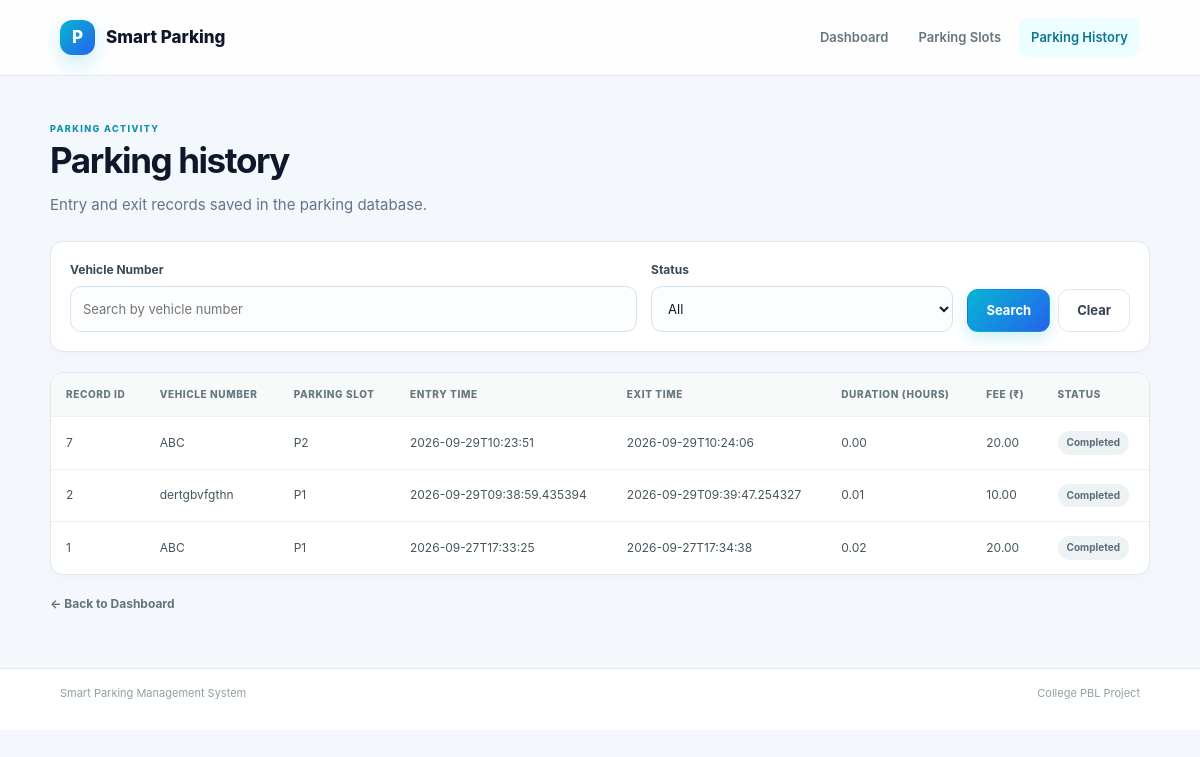
/records (signed in), run on the app's committed database.
### tables this page shows
CREATE TABLE parking_records (
                    id INTEGER PRIMARY KEY AUTOINCREMENT,
                    vehicle_number TEXT NOT NULL,
                    slot_id TEXT NOT NULL,
                    entry_time TEXT NOT NULL,
                    exit_time TEXT,
                    duration REAL,
                    fee REAL,
                    status TEXT NOT NULL
                , user_id INTEGER, vehicle_type TEXT, payment_status TEXT NOT NULL DEFAULT 'Pending', payment_method TEXT, transaction_id TEXT, amount_paid REAL);

### backend/app.py (the view)
@app.route("/records")
@admin_required
def records():
    vehicle_number = request.args.get("vehicle_number", "").strip()
    status = request.args.get("status", "").strip()
    if status not in ["", "Parked", "Completed"]:
        status = ""
    try:
        parking_records = database.search_parking_records(
            vehicle_number=vehicle_number or None,
            status=status or None,
        )
    except sqlite3.Error:
        app.logger.exception("Unable to search parking records")
        return render_template(
            "records.html",
            records=[],
            vehicle_number=vehicle_number,
            selected_status=status,
            error="Unable to load parking records. Please try again.",
        ), 500
    return render_template(
        "records.html",
        records=parking_records,
        vehicle_number=vehicle_number,
        selected_status=status,
    )

### backend/app.py (called while the page is built)
@app.context_processor
def provide_csrf_token():
    return {"csrf_token": csrf_token()}

### backend/auth.py (called while the page is built)
def csrf_token():
    token = session.get("csrf_token")
    if token is None:
        token = secrets.token_urlsafe(32)
        session["csrf_token"] = token
    return token

def _session_user():
    user_id = session.get("user_id")
    if user_id is None:
        return None
    user = database.get_user_by_id(user_id)
    if user is None or not user.get("is_active", 1):
        session.clear()
        return None
    return user

def admin_required(view_function):
    @wraps(view_function)
    def wrapped_view(*args, **kwargs):
        user = _session_user()
        if user is None:
            return redirect(url_for("login", portal="admin"))
        if user["role"] != "admin":
            abort(403)
        g.current_user = user
        return view_function(*args, **kwargs)
    return wrapped_view

### backend/database.py (called while the page is built)
def get_connection():
    os.makedirs(os.path.dirname(os.path.abspath(DATABASE_PATH)), exist_ok=True)
    connection = sqlite3.connect(DATABASE_PATH)
    connection.row_factory = sqlite3.Row
    return connection

def get_user_by_id(user_id):
    users = _rows_as_dicts(
        "SELECT * FROM users WHERE id = ? LIMIT 1",
        (user_id,),
    )
    return users[0] if users else None

def _rows_as_dicts(query, parameters=()):
    with closing(get_connection()) as connection:
        rows = connection.execute(query, parameters).fetchall()
        return [dict(row) for row in rows]

def search_parking_records(vehicle_number=None, status=None):
    query = "SELECT * FROM parking_records"
    conditions = []
    parameters = []
    if vehicle_number:
        conditions.append("UPPER(vehicle_number) LIKE UPPER(?)")
        parameters.append("%" + vehicle_number + "%")
    if status:
        conditions.append("status = ?")
        parameters.append(status)
    if conditions:
        query += " WHERE " + " AND ".join(conditions)
    query += " ORDER BY id DESC"
    return _rows_as_dicts(query, parameters)

### frontend/templates/records.html (shortened to what this page needs)
<!DOCTYPE html>
<html lang="en">
<head>
    <link rel="stylesheet" href="{{ url_for('static', filename='style.css') }}">
</head>
<body>
    <header class="site-header">
        <a class="brand" href="{{ url_for('dashboard') }}"><span class="brand-mark">P</span> Smart Parking</a>
        <nav class="main-nav" aria-label="Main navigation">
            <a href="{{ url_for('dashboard') }}">Dashboard</a>
            <a href="{{ url_for('show_slots') }}">Parking Slots</a>
            <a class="active" href="{{ url_for('records') }}">Parking History</a>
        </nav>
    </header>
    <main class="page-shell">
        <section class="page-intro">
            <p class="eyebrow">PARKING ACTIVITY</p>
            <h1>Parking history</h1>
            <p>Entry and exit records saved in the parking database.</p>
        </section>
        <form class="record-search-form" action="{{ url_for('records') }}" method="get">
            <div class="search-field">
                <label for="vehicle_number">Vehicle Number</label>
                <input type="search" id="vehicle_number" name="vehicle_number" placeholder="Search by vehicle number" value="{{ vehicle_number }}">
            </div>
            <div class="search-field">
                <label for="status">Status</label>
                <select id="status" name="status">
                    <option value="" {% if not selected_status %}selected{% endif %}>All</option>
                </select>
            </div>
            <div class="search-actions">
                <button class="button button-primary" type="submit">Search</button>
                <a class="button button-light" href="{{ url_for('records') }}">Clear</a>
            </div>
        </form>
        {% if error %}
        <div class="alert alert-error" role="alert">{{ error }}</div>
        {% elif records %}
        <div class="records-table-wrapper">
            <table class="records-table">
                <thead>
                    <tr>
                        <th>Record ID</th>
                        <th>Vehicle Number</th>
                        <th>Parking Slot</th>
                        <th>Entry Time</th>
                        <th>Exit Time</th>
                        <th>Duration (hours)</th>
                        <th>Fee (₹)</th>
                        <th>Status</th>
                    </tr>
                </thead>
                <tbody>
                    {% for record in records %}
                    <tr>
                        <td>{{ record.id }}</td>
                        <td>{{ record.vehicle_number }}</td>
                        <td>{{ record.slot_id }}</td>
                        <td>{{ record.entry_time }}</td>
                        <td>{{ record.exit_time or "—" }}</td>
                        <td>{% if record.duration is not none %}{{ "%.2f"|format(record.duration) }}{% else %}—{% endif %}</td>
                        <td>{% if record.fee is not none %}{{ "%.2f"|format(record.fee) }}{% else %}—{% endif %}</td>
                        <td><span class="record-status {% if record.status == 'Completed' %}completed{% endif %}">{{ record.status }}</span></td>
                    </tr>
                    {% endfor %}
                </tbody>
            </table>
        </div>
        {% else %}
        <div class="empty-state">No matching parking records found.</div>
        {% endif %}
        <a class="back-link" href="{{ url_for('dashboard') }}">← Back to Dashboard</a>
    </main>
    <footer class="site-footer"><span>Smart Parking Management System</span><span>College PBL Project</span></footer>
</body>
</html>

### data on the page
parking_records: id "7", vehicle_number "ABC", slot_id "P2", entry_time "2026-09-29T10:23:51", exit_time "2026-09-29T10:24:06", duration "0.00", fee "20.00", status "Completed"
parking_records: id "2", vehicle_number "dertgbvfgthn", slot_id "P1", entry_time "2026-09-29T09:38:59.435394", exit_time "2026-09-29T09:39:47.254327", duration "0.01", fee "10.00", status "Completed"
parking_records: id "1", vehicle_number "ABC", slot_id "P1", entry_time "2026-09-27T17:33:25", exit_time "2026-09-27T17:34:38", duration "0.02", fee "20.00", status "Completed"
